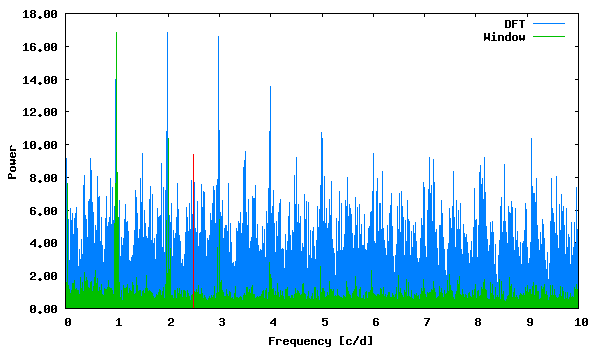

Write the gnuplot code that produced this figure.
set term png size 600,350 medium
set colors classic
set output "phase_lc_20.deeming.png"
set xlabel "Frequency [c/d]"
set ylabel "Power"
set format y "%5.2f"
plot "deeming.periodogram" using 1:2 with lines linecolor 3 title "DFT", "deeming.periodogram" using 1:3 with lines linecolor 2 title "Window", "<echo '2.497671 9.41603527'" with impulses linecolor 1 title ""
 
